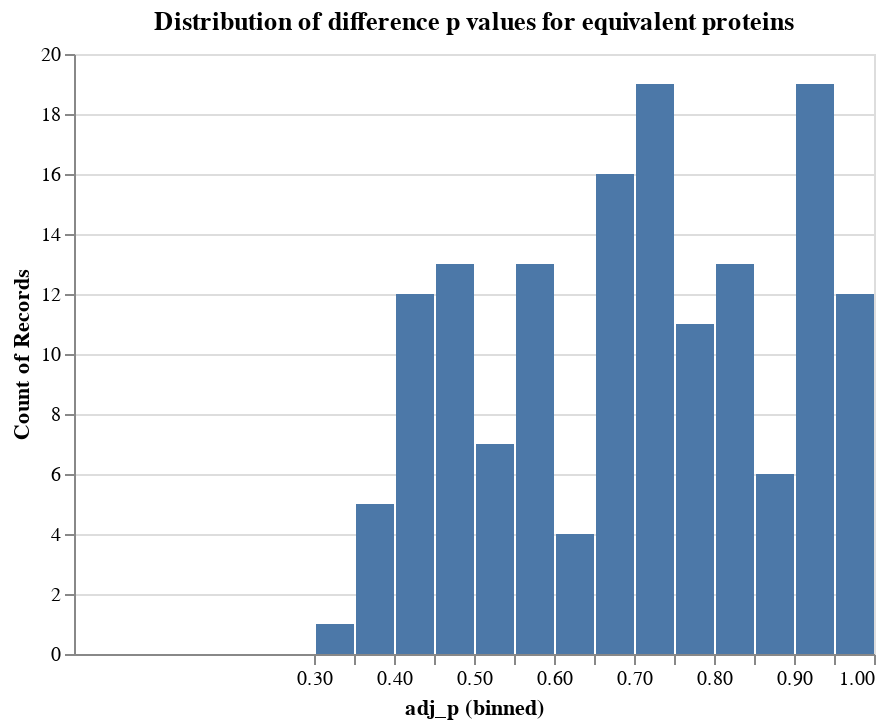

This figure's notebook cell:
### Markdown cell above
## Out of curiousity, look at the ttest pvalues for difference, for the equivalent proteins

### Code cell
ttres = pd.\
read_csv(f"{CHROMOSOME}{ARM}_{TRANS_OR_CIS}effects_ttest.tsv", sep="\t").\
rename(columns={"Name": "protein"}).\
set_index("protein")

cancer_types = sorted(ttres.columns.to_series().str.split("_", n=1, expand=True)[0].unique())

ttres_long = pd.DataFrame()

for cancer_type in cancer_types:
    cancer_df = ttres.\
    loc[:, ttres.columns.str.startswith(cancer_type)].\
    dropna(axis="index", how="all").\
    reset_index(drop=False)
    
    # If the cancer type has database IDs, make a separate column that has them.
    # If not, create a column of NaNs (so that the tables all match)
    if f"{cancer_type}_Database_ID" in cancer_df.columns:
        cancer_df = cancer_df.rename(columns={f"{cancer_type}_Database_ID": "Database_ID"})
    else:
        cancer_df = cancer_df.assign(Database_ID=np.nan)
        
    # Rename the pvalue column to not have the cancer type
    cancer_df = cancer_df.\
    rename(columns={f"{cancer_type}_pvalue": "adj_p"}).\
    assign(cancer_type=cancer_type)
    
    # Reorder the columns
    cancer_df = cancer_df[["cancer_type", "protein", "Database_ID", "adj_p"]]
    
    # Append to the overall dataframe
    ttres_long = ttres_long.append(cancer_df)

# Drop duplicate rows and reset the index
ttres_long = ttres_long[~ttres_long.duplicated(keep=False)].\
reset_index(drop=True)

# Get the difference p values for all proteins that passed
diffs = pd.DataFrame()
for prot_idx in prots.index:
    
    prot = prots.loc[prot_idx, "protein"]
    cancer_type = prots.loc[prot_idx, "cancer_type"]
    
    diffs = diffs.append(ttres_long[
        (ttres_long["protein"] == prot) &
        (ttres_long["cancer_type"] == cancer_type)
    ])

# Plot the distribution of the difference p values for the equivalent proteins
alt.Chart(diffs).mark_bar().encode(
    x=alt.X(
        "adj_p",
        bin=alt.Bin(step=0.05),
        scale=alt.Scale(
            domain=[0, 1]
        )
    ),
    y=alt.Y(
        "count()"
    )
).properties(
    title="Distribution of difference p values for equivalent proteins"
)

### Figure 1 — Vega-Lite specification as saved in the notebook (floating-point values rounded to 4 significant figures; data arrays with more than 128 entries replaced by an {"elided": "..."} marker saying what was removed)
{"config": {"view": {"continuousWidth": 400, "continuousHeight": 300}}, "data": {"name": "data-640e0d254f352395f29be2d34f2aae36"}, "mark": "bar", "encoding": {"x": {"type": "quantitative", "bin": {"step": 0.05}, "field": "adj_p", "scale": {"domain": [0, 1]}}, "y": {"type": "quantitative", "aggregate": "count"}}, "title": "Distribution of difference p values for equivalent proteins", "$schema": "https://vega.github.io/schema/vega-lite/v4.8.1.json", "datasets": {"data-640e0d254f352395f29be2d34f2aae36": {"elided": "151 records"}}}
